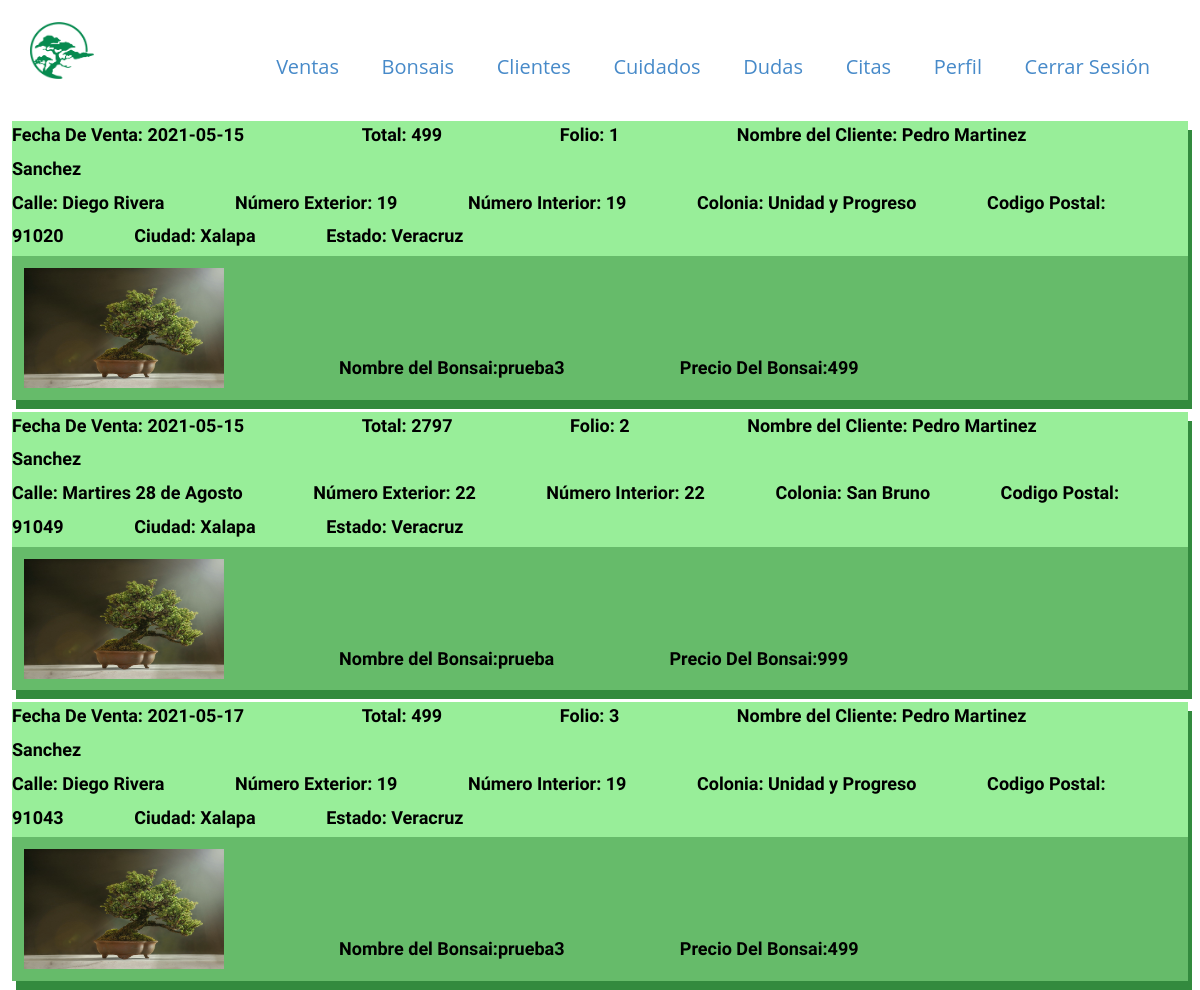
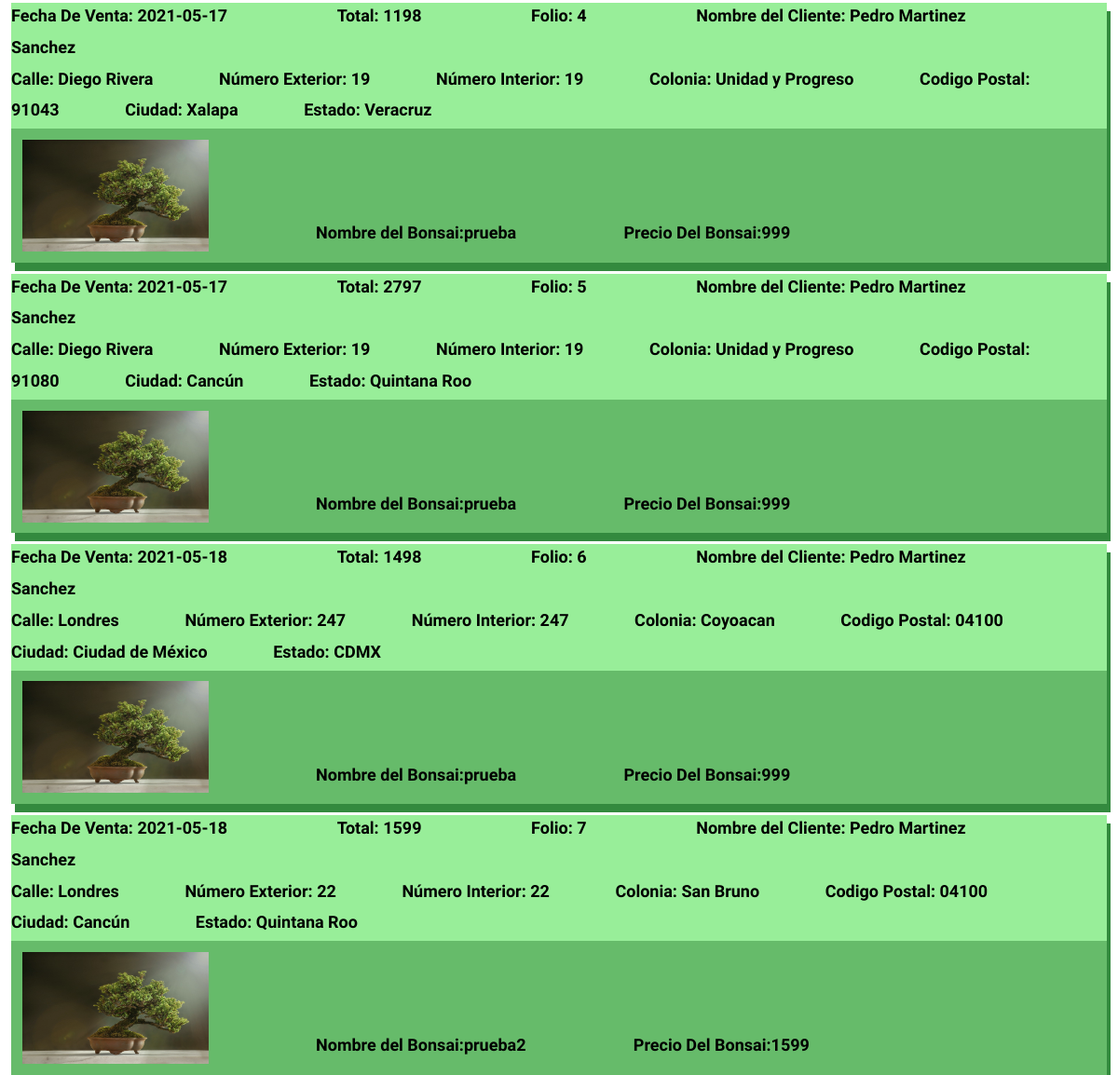
/app/vista/verVentas.php (signed in), run on the app's committed database (2 pictures, top to bottom).
### tables this page shows
CREATE TABLE `venta` (
  `folio` int(5) NOT NULL,
  `id_carrito` int(5) NOT NULL,
  `id_direccion` int(5) NOT NULL,
  `id_pago` int(5) NOT NULL,
  `estado` varchar(50) NOT NULL
);

CREATE TABLE `pago` (
  `id_pago` int(5) NOT NULL,
  `fecha` date NOT NULL,
  `monto` float NOT NULL,
  `tipo` varchar(50) NOT NULL
);

CREATE TABLE `cliente` (
  `id_cliente` int(5) NOT NULL,
  `nombre` varchar(100) NOT NULL,
  `apellidoPaterno` varchar(100) NOT NULL,
  `apellidoMaterno` varchar(100) NOT NULL,
  `correo` varchar(100) NOT NULL,
  `contrasena` varchar(64) NOT NULL,
  `numTelefono` varchar(10) NOT NULL,
  `imagenPerfil` varchar(300) NOT NULL
);

CREATE TABLE `direccion` (
  `id_direccion` int(5) NOT NULL,
  `calle` varchar(50) NOT NULL,
  `numExt` varchar(5) NOT NULL,
  `numInt` varchar(5) NOT NULL,
  `colonia` varchar(50) NOT NULL,
  `codigoPostal` varchar(5) NOT NULL,
  `ciudad` varchar(50) NOT NULL,
  `estado` varchar(50) NOT NULL
);

CREATE TABLE `bonsai` (
  `id_bonsai` int(5) NOT NULL,
  `imagenBonsai` varchar(250) NOT NULL,
  `id_especie` int(5) NOT NULL,
  `estilo` int(1) NOT NULL,
  `nombreCientifico` varchar(50) NOT NULL,
  `nombreComun` varchar(50) NOT NULL,
  `edad` varchar(50) NOT NULL,
  `precio` float NOT NULL
);

### app/vista/verVentas.php (the view, shortened to what this page needs)
<?php
require_once "../../configuracion/env.php";
?>
<!DOCTYPE html>
<html lang="en">
<head>
    <link rel="stylesheet" href="https://maxcdn.bootstrapcdn.com/bootstrap/4.0.0/css/bootstrap.min.css">
    <link rel="stylesheet" href="../../publico/css/nicepage.css" media="screen">
    <link rel="stylesheet" type="text/css" href="publico/css/bootstrap.css">
    <link rel="stylesheet" href="https://cdnjs.cloudflare.com/ajax/libs/font-awesome/4.7.0/css/font-awesome.min.css">
</head>
<body data-home-page="Iniciar-Sesión.html" data-home-page-title="Iniciar Sesión" class="u-body">
<?php
include "../../app/vista/plantilla/menuAdmin.php";
?>
<?php
$sql = "SELECT * FROM venta";
if($result = $mysqli->query($sql)){
    if($result->num_rows > 0){
      while($row = $result->fetch_array()){
        $folio=$row['folio'];
        $id_carrito=$row['id_carrito'];
        $id_direccion=$row['id_direccion'];
        $id_pago=$row['id_pago'];
$consultaCarrito = "SELECT * FROM carritoventa where id_carrito = $id_carrito";
        $result2=$mysqli->query($consultaCarrito);
        $carritoData=$result2->fetch_array();
        $id_cliente=$carritoData['id_cliente'];
        $id_bonsai=$carritoData['id_bonsai'];
        $consultaPago = "SELECT * FROM pago where id_pago = $id_pago";
        $result3=$mysqli->query($consultaPago);
        $pagoData=$result3->fetch_array();
$consultaDireccion = "SELECT * FROM direccion where id_direccion = $id_direccion";
$result4=$mysqli->query($consultaDireccion);
$direccionData=$result4->fetch_array();
$consultaCliente = "SELECT * FROM cliente where id_cliente = $id_cliente";
$result5=$mysqli->query($consultaCliente);
$clienteData=$result5->fetch_array();
$consultaBonsai = "SELECT * FROM bonsai where id_bonsai = $id_bonsai";
$result6=$mysqli->query($consultaBonsai);
$bonsaiData=$result6->fetch_array();
        echo "<div class='ventas'>";
        echo "<div class='ventaInfo'>";
        echo"<label class='nameFont  for=''>Fecha De Venta:&nbsp</label>" ;
        echo"<label class='nameFont upper' for=''>".$pagoData['fecha']."</label>" ;
        echo"<label class='nameFont  for=''>Total:&nbsp</label>" ;
        echo"<label class='nameFont upper' for=''>".$pagoData['monto']."</label>" ;
        echo"<label class='nameFont' for=''>Folio:&nbsp</label>" ;
        echo"<label class='nameFont upper' for=''>".$folio."</label>" ;
        echo"<label class='nameFont' for=''>Nombre del Cliente:&nbsp</label>" ;
        echo"<label class='nameFont ' for=''>".$clienteData['nombre']."&nbsp;"."</label>" ;
        echo"<label class='nameFont ' for=''>".$clienteData['apellidoPaterno']."&nbsp;"."</label>" ;
        echo"<label class='nameFont upper' for=''>".$clienteData['apellidoMaterno']."</label>" ;
        echo "<div class='direccionInfo'>";
        echo"<label class='nameFont' for=''>Calle:&nbsp</label>" ;
        echo"<label class='nameFont mid' for=''>".$direccionData['calle']."</label>" ;
        echo"<label class='nameFont' for=''>Número Exterior:&nbsp</label>" ;
        echo"<label class='nameFont mid' for=''>".$direccionData['numExt']."</label>" ;
        echo"<label class='nameFont' for=''>Número Interior:&nbsp</label>" ;
        echo"<label class='nameFont mid' for=''>".$direccionData['numInt']."</label>" ;
        echo"<label class='nameFont' for=''>Colonia:&nbsp</label>" ;
        echo"<label class='nameFont mid' for=''>".$direccionData['colonia']."</label>" ;
        echo"<label class='nameFont' for=''>Codigo Postal:&nbsp</label>" ;
        echo"<label class='nameFont mid' for=''>".$direccionData['codigoPostal']."</label>" ;
        echo"<label class='nameFont' for=''>Ciudad:&nbsp</label>" ;
        echo"<label class='nameFont mid' for=''>".$direccionData['ciudad']."</label>" ;
        echo"<label class='nameFont' for=''>Estado:&nbsp</label>" ;
        echo"<label class='nameFont mid' for=''>".$direccionData['estado']."</label>" ;
        echo"</div>" ;
        echo"<div class='productSegment' >";
        echo"<div class='imagenB'>" ;
        echo "<img src='".$bonsaiData['imagenBonsai']."' alt='Not Found' onerror=this.src='../../publico/bonsais/Error.png' width='200' height='120'>";
        echo"</div>" ;
        echo"<label class='nameFont downText ' for=''>Nombre del Bonsai:</label>" ;
        echo"<label class='nameFont low downText' for=''>".$bonsaiData['nombreComun']."</label>" ;
        echo"<label class='nameFont downText' for=''>Precio Del Bonsai:</label>" ;
        echo"<label class='nameFont low downText' for=''>".$bonsaiData['precio']."</label>" ;
        echo"</div>" ;
        echo"</div>" ;
        echo"</div>" ;
      }
    }
    else{
    echo "<p class='lead'><em>No Hay elementos en la base de datos.</p>";
    }
    }else{
        echo "ERROR: Could not able to execute $sql. " . $mysqli->error;
    }
        ?>
</body>
</html>

### data on the page
venta: id_pago.fecha "2021-05-15", id_pago.monto "499", folio "1", cliente.nombre "Pedro", cliente.apellidoPaterno "Martinez", cliente.apellidoMaterno "Sanchez", id_direccion.calle "Diego Rivera", id_direccion.numExt "19", id_direccion.numInt "19", id_direccion.colonia "Unidad y Progreso", id_direccion.codigoPostal "91020", id_direccion.ciudad "Xalapa", id_direccion.estado "Veracruz", bonsai.imagenBonsai (placeholder picture), bonsai.nombreComun "prueba3", bonsai.precio "499"
venta: id_pago.fecha "2021-05-15", id_pago.monto "2797", folio "2", cliente.nombre "Pedro", cliente.apellidoPaterno "Martinez", cliente.apellidoMaterno "Sanchez", id_direccion.calle "Martires 28 de Agosto", id_direccion.numExt "22", id_direccion.numInt "22", id_direccion.colonia "San Bruno", id_direccion.codigoPostal "91049", id_direccion.ciudad "Xalapa", id_direccion.estado "Veracruz", bonsai.imagenBonsai (placeholder picture), bonsai.nombreComun "prueba", bonsai.precio "999"
venta: id_pago.fecha "2021-05-17", id_pago.monto "499", folio "3", cliente.nombre "Pedro", cliente.apellidoPaterno "Martinez", cliente.apellidoMaterno "Sanchez", id_direccion.calle "Diego Rivera", id_direccion.numExt "19", id_direccion.numInt "19", id_direccion.colonia "Unidad y Progreso", id_direccion.codigoPostal "91043", id_direccion.ciudad "Xalapa", id_direccion.estado "Veracruz", bonsai.imagenBonsai (placeholder picture), bonsai.nombreComun "prueba3", bonsai.precio "499"
venta: id_pago.fecha "2021-05-17", id_pago.monto "1198", folio "4", cliente.nombre "Pedro", cliente.apellidoPaterno "Martinez", cliente.apellidoMaterno "Sanchez", id_direccion.calle "Diego Rivera", id_direccion.numExt "19", id_direccion.numInt "19", id_direccion.colonia "Unidad y Progreso", id_direccion.codigoPostal "91043", id_direccion.ciudad "Xalapa", id_direccion.estado "Veracruz", bonsai.imagenBonsai (placeholder picture), bonsai.nombreComun "prueba", bonsai.precio "999"
venta: id_pago.fecha "2021-05-17", id_pago.monto "2797", folio "5", cliente.nombre "Pedro", cliente.apellidoPaterno "Martinez", cliente.apellidoMaterno "Sanchez", id_direccion.calle "Diego Rivera", id_direccion.numExt "19", id_direccion.numInt "19", id_direccion.colonia "Unidad y Progreso", id_direccion.codigoPostal "91080", id_direccion.ciudad "Cancún", id_direccion.estado "Quintana Roo", bonsai.imagenBonsai (placeholder picture), bonsai.nombreComun "prueba", bonsai.precio "999"
venta: id_pago.fecha "2021-05-18", id_pago.monto "1498", folio "6", cliente.nombre "Pedro", cliente.apellidoPaterno "Martinez", cliente.apellidoMaterno "Sanchez", id_direccion.calle "Londres", id_direccion.numExt "247", id_direccion.numInt "247", id_direccion.colonia "Coyoacan", id_direccion.codigoPostal "04100", id_direccion.ciudad "Ciudad de México", id_direccion.estado "CDMX", bonsai.imagenBonsai (placeholder picture), bonsai.nombreComun "prueba", bonsai.precio "999"
venta: id_pago.fecha "2021-05-18", id_pago.monto "1599", folio "7", cliente.nombre "Pedro", cliente.apellidoPaterno "Martinez", cliente.apellidoMaterno "Sanchez", id_direccion.calle "Londres", id_direccion.numExt "22", id_direccion.numInt "22", id_direccion.colonia "San Bruno", id_direccion.codigoPostal "04100", id_direccion.ciudad "Cancún", id_direccion.estado "Quintana Roo", bonsai.imagenBonsai (placeholder picture), bonsai.nombreComun "prueba2", bonsai.precio "1599"
